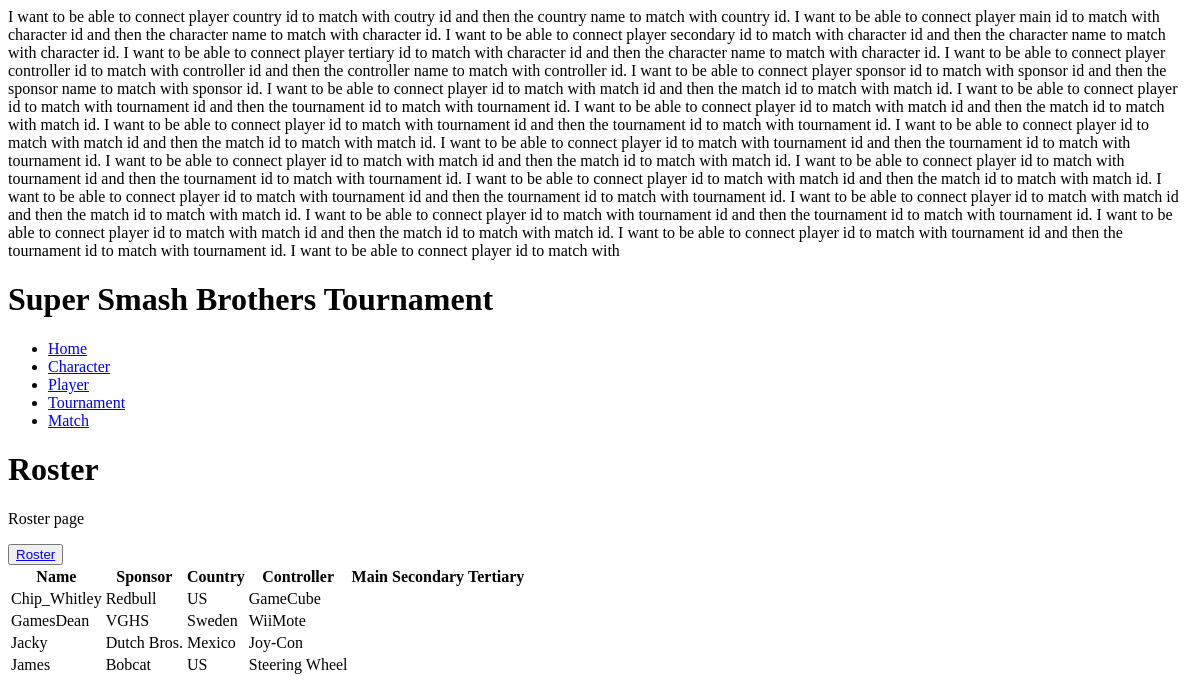
The page /roster on the database as committed earlier.
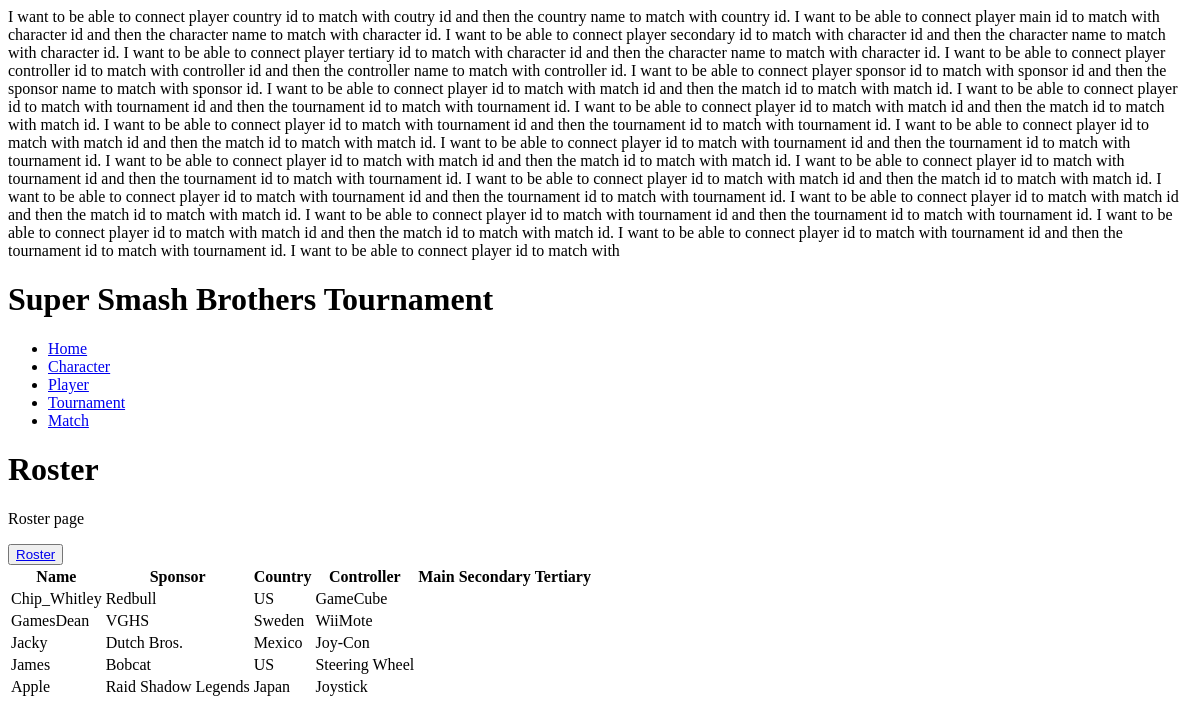
The same page on the database as committed later.
### tables this page shows
CREATE TABLE player (playerID INTEGER PRIMARY KEY AUTOINCREMENT, p_name TEXT, rank TEXT, sponsor TEXT, ctrltype TEXT, countryID INTEGER REFERENCES country (countryID) MATCH "FULL");

CREATE TABLE country (countryID INTEGER PRIMARY KEY AUTOINCREMENT, c_name TEXT);

### api.py (the view)
@app.route('/roster')
def roster_page():
    conn = openConnection("./ssb.db")
    cur = conn.cursor()
    cur.execute("""
                SELECT p_name, sponsor, ctrltype, c_name
                FROM player
                JOIN country ON player.countryID = country.countryID
                """)
    players = cur.fetchall()
    conn.close()
    return render_template('roster.html', players=players)

### api.py (called while the page is built)
def openConnection(_dbFile):
    print("++++++++++++++++++++++++++++++++++")
    print("Open database: ", _dbFile)
    conn = None
    try:
        conn = sqlite3.connect(_dbFile)
        print("success")
    except Error as e:
        print(e)
    print("++++++++++++++++++++++++++++++++++")
    return conn

### templates/roster.html (shortened to what this page needs)
<!DOCTYPE html>
<html>
<head>
    <h1
        style="
        text-align: center,
        font-size: 50px,
        justify-content: center,
        ;"
        >Super Smash Brothers Tournament</h1>
    <ul>
        <li><a href="/">Home</a></li>
        <li><a href="{{ url_for('character_page') }}">Character</a></li>
        <li><a href="{{ url_for('register_page') }}">Player</a></li>
        <li><a href="/tournament">Tournament</a></li>
        <li><a href="/match">Match</a></li>
    </ul>
    <h1>Roster</h1>
    <p>Roster page</p>
    <button><a href="{{ url_for('roster_page') }}">Roster</a></button>
    <table>
    <tr style="text-align: center;, font-size: 20px" >
        <th>Name</th>
        <th>Sponsor</th>
        <th>Country</th>
        <th>Controller</th>
        <th>Main</th>
        <th>Secondary</th>
        <th>Tertiary</th>
    </tr>
    {% for player in players %}
<tr>
    <td>{{ player[0] }}</td>
    <td>{{ player[1] }}</td>
    <td>{{ player[3] }}</td>
    <td>{{ player[2] }}</td>
</tr>
{% endfor %}
    </table>
</head>
</html>

Rows that differ between the two databases and show on the page:
added player: p_name "Apple", sponsor "Raid Shadow Legends", c_name "Japan", ctrltype "Joystick"
